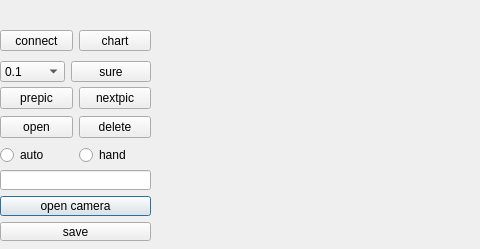
<?xml version="1.0" encoding="UTF-8"?>
<ui version="4.0">
 <class>Qt1</class>
 <widget class="QDialog" name="Qt1">
  <property name="geometry">
   <rect>
    <x>0</x>
    <y>0</y>
    <width>480</width>
    <height>249</height>
   </rect>
  </property>
  <property name="windowTitle">
   <string>Dialog</string>
  </property>
  <widget class="QLabel" name="lb_time">
   <property name="geometry">
    <rect>
     <x>350</x>
     <y>0</y>
     <width>131</width>
     <height>31</height>
    </rect>
   </property>
   <property name="text">
    <string/>
   </property>
  </widget>
  <widget class="QWidget" name="verticalLayoutWidget_2">
   <property name="geometry">
    <rect>
     <x>0</x>
     <y>170</y>
     <width>151</width>
     <height>71</height>
    </rect>
   </property>
   <layout class="QVBoxLayout" name="verticalLayout_3">
    <item>
     <widget class="QLineEdit" name="output">
      <property name="text">
       <string/>
      </property>
     </widget>
    </item>
    <item>
     <widget class="QPushButton" name="pb_opencamera">
      <property name="text">
       <string>open camera</string>
      </property>
     </widget>
    </item>
    <item>
     <widget class="QPushButton" name="pb_save">
      <property name="text">
       <string>save</string>
      </property>
     </widget>
    </item>
   </layout>
  </widget>
  <widget class="QWidget" name="verticalLayoutWidget">
   <property name="geometry">
    <rect>
     <x>0</x>
     <y>86</y>
     <width>151</width>
     <height>81</height>
    </rect>
   </property>
   <layout class="QVBoxLayout" name="verticalLayout">
    <item>
     <layout class="QHBoxLayout" name="horizontalLayout_2">
      <item>
       <widget class="QPushButton" name="pb_prev">
        <property name="text">
         <string>prepic</string>
        </property>
       </widget>
      </item>
      <item>
       <widget class="QPushButton" name="pb_next">
        <property name="text">
         <string>nextpic</string>
        </property>
       </widget>
      </item>
     </layout>
    </item>
    <item>
     <layout class="QHBoxLayout" name="horizontalLayout_4">
      <item>
       <widget class="QPushButton" name="pb_open">
        <property name="text">
         <string>open</string>
        </property>
       </widget>
      </item>
      <item>
       <widget class="QPushButton" name="pb_del">
        <property name="text">
         <string>delete</string>
        </property>
       </widget>
      </item>
     </layout>
    </item>
    <item>
     <layout class="QHBoxLayout" name="horizontalLayout_3">
      <item>
       <widget class="QRadioButton" name="rb_auto">
        <property name="text">
         <string>auto</string>
        </property>
       </widget>
      </item>
      <item>
       <widget class="QRadioButton" name="rb_manual">
        <property name="text">
         <string>hand</string>
        </property>
       </widget>
      </item>
     </layout>
    </item>
   </layout>
  </widget>
  <widget class="QWidget" name="layoutWidget">
   <property name="geometry">
    <rect>
     <x>0</x>
     <y>61</y>
     <width>151</width>
     <height>21</height>
    </rect>
   </property>
   <layout class="QHBoxLayout" name="horizontalLayout_5">
    <item>
     <widget class="QComboBox" name="comboBox">
      <item>
       <property name="text">
        <string>0.1</string>
       </property>
      </item>
      <item>
       <property name="text">
        <string>0.2</string>
       </property>
      </item>
      <item>
       <property name="text">
        <string>0.3</string>
       </property>
      </item>
      <item>
       <property name="text">
        <string>0.4</string>
       </property>
      </item>
      <item>
       <property name="text">
        <string>0.5</string>
       </property>
      </item>
     </widget>
    </item>
    <item>
     <widget class="QPushButton" name="pb_sure">
      <property name="text">
       <string>sure</string>
      </property>
     </widget>
    </item>
   </layout>
  </widget>
  <widget class="QLabel" name="lb_pic">
   <property name="geometry">
    <rect>
     <x>160</x>
     <y>40</y>
     <width>320</width>
     <height>211</height>
    </rect>
   </property>
   <property name="text">
    <string/>
   </property>
  </widget>
  <widget class="QLabel" name="lb_adc">
   <property name="geometry">
    <rect>
     <x>180</x>
     <y>0</y>
     <width>171</width>
     <height>31</height>
    </rect>
   </property>
   <property name="text">
    <string/>
   </property>
  </widget>
  <widget class="QWidget" name="layoutWidget_2">
   <property name="geometry">
    <rect>
     <x>0</x>
     <y>30</y>
     <width>151</width>
     <height>21</height>
    </rect>
   </property>
   <layout class="QHBoxLayout" name="horizontalLayout_6">
    <item>
     <widget class="QPushButton" name="pb_communicate">
      <property name="text">
       <string>connect</string>
      </property>
     </widget>
    </item>
    <item>
     <widget class="QPushButton" name="pb_chart">
      <property name="text">
       <string>chart</string>
      </property>
     </widget>
    </item>
   </layout>
  </widget>
  <widget class="QLabel" name="lb_msg">
   <property name="geometry">
    <rect>
     <x>10</x>
     <y>0</y>
     <width>131</width>
     <height>31</height>
    </rect>
   </property>
   <property name="text">
    <string/>
   </property>
  </widget>
 </widget>
 <resources/>
 <connections/>
</ui>
